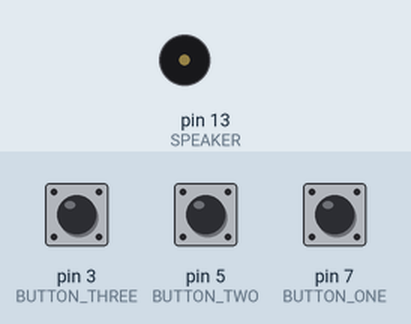
Bench run of a sketch on a simulated Arduino Uno, built with avr-gcc and run on an emulated ATmega328P. On the bench: buzzer (waves = sounding, pin HIGH). Inputs (shaded band) come from the test bench; at power-on: pin 3 (BUTTON_THREE) LOW, pin 5 (BUTTON_TWO) LOW, pin 7 (BUTTON_ONE) LOW.

Above: at 1.2 s.
1.3 s: pin 3 (BUTTON_THREE) pulled HIGH for 0.15 s
At 2.1 s:
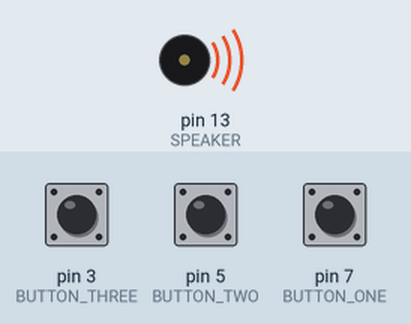
4.4 s: pin 5 (BUTTON_TWO) pulled HIGH for 0.15 s
7.4 s: pin 7 (BUTTON_ONE) pulled HIGH for 0.15 s
Timing chart, 0 to 15.0 s (numbered marks = the images above; inputs shaded):
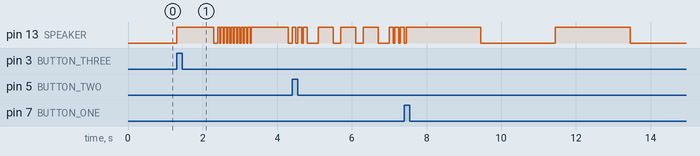

Measured:
- after the input at 1.3 s, pin 13 (SPEAKER): goes HIGH 1.0 s, LOW 0.10 s, 10 × (HIGH 0.06 s, LOW 0.03 s), HIGH 1.0 s, then LOW, starting at once

The sketch:

sketch_oct01-multiple_switch_audio_signals.ino
```cpp
// (licence header left out)
//speaker annode
//connecting the cathode cable of speaker to GND (ground) and
//annode cable of speaker to pin 13.
//below (at digitalwrite), this allows current to pass through the speaker
//from pin 13 to ground, and sound the speaker
//
const int SPEAKER = 13;


//these are the pins looked at when button presses
//are checked for.
//
const int BUTTON_ONE = 7;
const int BUTTON_TWO = 5;
const int BUTTON_THREE = 3;


//these carry the signal of what each digital input pin reads
//if there is sufficient current at the pin, this variable is set to high
//if not, set to low
//
int b1_val = 0;
int b2_val = 0;
int b3_val = 0;


//this variable flag is used to indicate that the speaker is reserved (reserve = 0) for
//sounding the signal of that specific button pressed, until the sound signal
//is complete and reserve is set back to 1.
//
int reserve = 1;


//here, the setup section defines the roles of the pins at the start,
//before the main loop is started.
//
void setup() {

  pinMode(SPEAKER, OUTPUT);

  pinMode(BUTTON_ONE, INPUT);
  pinMode(BUTTON_TWO, INPUT);
  pinMode(BUTTON_THREE, INPUT);

}


//after setup function, this set of instructions is repeated again
//and again, continously wihout end until the circuit is powered off
//
void loop() {

  //detect the input pins and set the detected value to the above declared
  //variables
  //
  b1_val = digitalRead(BUTTON_ONE);
  b2_val = digitalRead(BUTTON_TWO);
  b3_val = digitalRead(BUTTON_THREE);


  //if b1_val indicates that button one has been pressed,
  //and reserve flag shows that no other button has reserved the
  //speaker, then do what's in the if block.
  //
  if(b1_val == HIGH && reserve != 0){

    //reserve the speaker
    reserve = 0;

    //these instructions below makes the speaker
    //sound out a specific sound signal of beeps and
    //silences.
    //
    digitalWrite(SPEAKER, HIGH);  delay(2000);
    digitalWrite(SPEAKER, LOW);   delay(2000);
    digitalWrite(SPEAKER, HIGH);  delay(2000);
    digitalWrite(SPEAKER, LOW);   delay(100);


    //release reservation of speaker
    reserve = 1;
  }

  if(b2_val == HIGH && reserve != 0){

    reserve = 0;


    //below is morse code : the letters S.O.S

    //  S
    digitalWrite(SPEAKER, HIGH);  delay(100);
    digitalWrite(SPEAKER, LOW);   delay(50);
    digitalWrite(SPEAKER, HIGH);  delay(100);
    digitalWrite(SPEAKER, LOW);   delay(50);
    digitalWrite(SPEAKER, HIGH);  delay(100);
    digitalWrite(SPEAKER, LOW);   delay(300);


    // O
    digitalWrite(SPEAKER, HIGH);  delay(400);
    digitalWrite(SPEAKER, LOW);   delay(200);
    digitalWrite(SPEAKER, HIGH);  delay(400);
    digitalWrite(SPEAKER, LOW);   delay(200);
    digitalWrite(SPEAKER, HIGH);  delay(400);
    digitalWrite(SPEAKER, LOW);   delay(300);

    // S
    digitalWrite(SPEAKER, HIGH);  delay(100);
    digitalWrite(SPEAKER, LOW);   delay(50);
    digitalWrite(SPEAKER, HIGH);  delay(100);
    digitalWrite(SPEAKER, LOW);   delay(50);
    digitalWrite(SPEAKER, HIGH);  delay(100);
    digitalWrite(SPEAKER, LOW);   delay(50);

    reserve = 1;
  }

  if(b3_val == HIGH && reserve != 0){

    reserve = 0;

    digitalWrite(SPEAKER, HIGH);  delay(1000);
    digitalWrite(SPEAKER, LOW);   delay(100);


    digitalWrite(SPEAKER, HIGH);  delay(60);
    digitalWrite(SPEAKER, LOW);   delay(30);

    digitalWrite(SPEAKER, HIGH);  delay(60);
    digitalWrite(SPEAKER, LOW);   delay(30);

    digitalWrite(SPEAKER, HIGH);  delay(60);
    digitalWrite(SPEAKER, LOW);   delay(30);

    digitalWrite(SPEAKER, HIGH);  delay(60);
    digitalWrite(SPEAKER, LOW);   delay(30);

    digitalWrite(SPEAKER, HIGH);  delay(60);
    digitalWrite(SPEAKER, LOW);   delay(30);

    digitalWrite(SPEAKER, HIGH);  delay(60);
    digitalWrite(SPEAKER, LOW);   delay(30);

    digitalWrite(SPEAKER, HIGH);  delay(60);
    digitalWrite(SPEAKER, LOW);   delay(30);

    digitalWrite(SPEAKER, HIGH);  delay(60);
    digitalWrite(SPEAKER, LOW);   delay(30);

    digitalWrite(SPEAKER, HIGH);  delay(60);
    digitalWrite(SPEAKER, LOW);   delay(30);

    digitalWrite(SPEAKER, HIGH);  delay(60);
    digitalWrite(SPEAKER, LOW);   delay(30);


    digitalWrite(SPEAKER, HIGH);  delay(1000);
    digitalWrite(SPEAKER, LOW);   delay(100);


    reserve = 1;
  }


}
```
